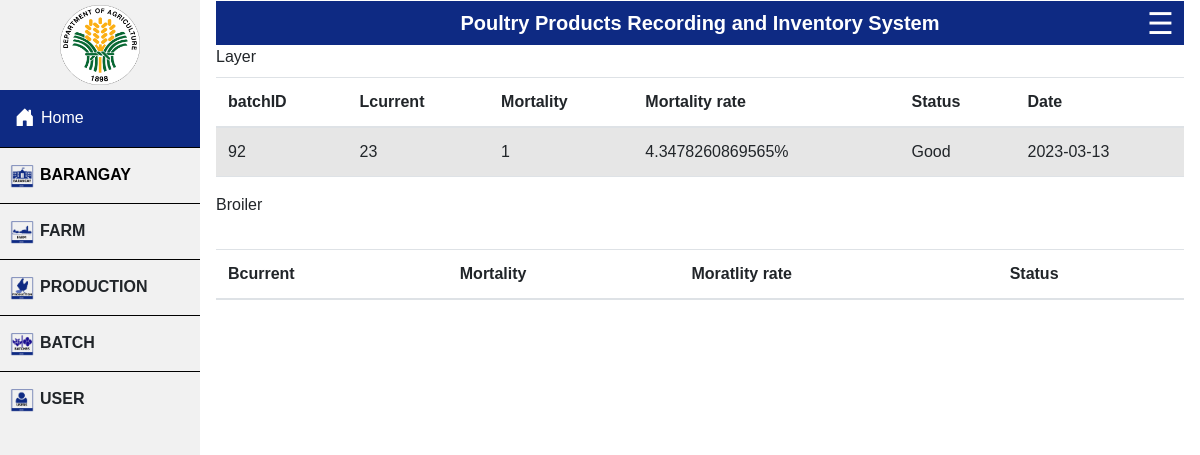
The page /project/mortality.php on the database its author committed.
### tables this page shows
CREATE TABLE `layer` (
  `layerID` int(11) NOT NULL,
  `batchID` int(11) NOT NULL,
  `userID` int(20) NOT NULL,
  `no_eggs` int(11) NOT NULL,
  `reject_eggs` int(11) NOT NULL,
  `Lcurrent` int(11) NOT NULL,
  `mortality` int(11) NOT NULL,
  `date` date NOT NULL DEFAULT current_timestamp()
);

### project/mortality.php (the view, shortened to what this page needs)
<?php
$username = "root";
$password = "";
$database = "project";
$mysqli = new mysqli("localhost", $username, $password, $database);
?>
<?php include ("header.php");  ?>
<?php
$L = "SELECT * FROM layer  ORDER BY date" ;
if ($result = $mysqli->query($L)){
    echo '<label>Layer</label>';
    echo "<table class='table table-striped'>
        <thead>
        <tr>
            <th scope='col' id='count'>batchID</th>
            <th scope='col' id='count'>Lcurrent</th>
            <th scope='col' id='name'>Mortality</th>
            <th scope='col' id='u-name'>Mortality rate</th>
            <th scope='col' id='u-name'> Status </th>
            <th scope='col' id='count'> Date </th>
        </tr>
        </thead>";
    }
    while ($row = $result->fetch_assoc()) {
        $Lcurrent = $row["Lcurrent"];
        $mortality = $row["mortality"];
        $mortality_rate = ($mortality / $Lcurrent) * 100;
        echo"<tr>";
            echo "<td >" .$row['batchID']. "</td>";
            echo "<td >" .$row['Lcurrent']. "</td>";
            echo "<td id='name'>" .$row['mortality']. "</td>";
            echo "<td>" . $mortality_rate .'%'. "</td>";
            if($mortality_rate >= 20){
                echo "<td> Danger! </td>";
            }
            else{
                echo "<td> Good </td>";
            }
            echo "<td >" .$row['date']. "</td>";
    }
?>
<?php
$B = "SELECT * FROM broiler";
if ($result = $mysqli->query($B)){
    echo "<table class='table table-striped'>
        <thead>
        <tr>
            <th scope='col' id='count'>Bcurrent</th>
            <th scope='col' id='name'>Mortality</th>
            <th scope='col' id='u-name'>Moratlity rate</th>
            <th scope='col' id='u-name'> Status </th>
        </tr>
        </thead>";
    }
echo '<label>Broiler</label>';
?>
<br></br>

### project/header.php (style rules this page uses)
body { margin: 0; font-family: helvetica; }
html { scroll-behavior:smooth !important; }

### rows shown on the page
layer: batchID "92", Lcurrent "23", mortality "1", mortality_rate "4.3478260869565", shows "Good", date "2023-03-13"
